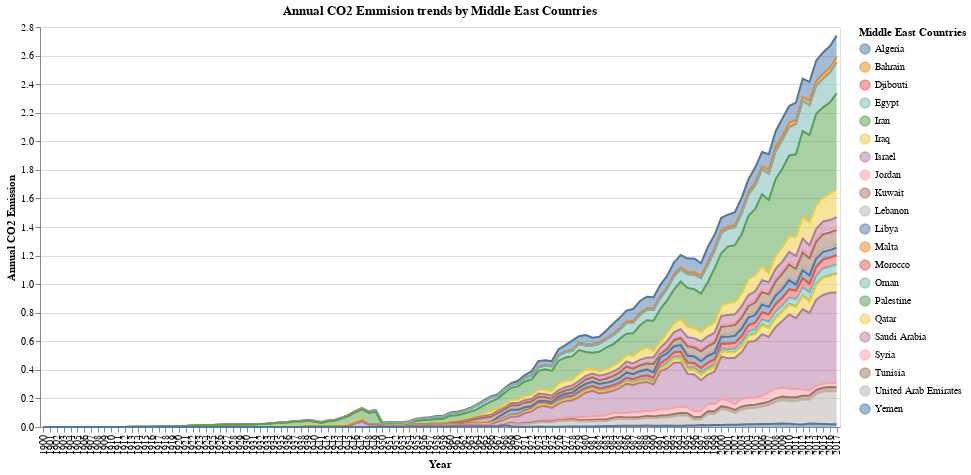

The notebook cell saved with this chart:
### Markdown cell above
### Middle East Countries
* Since there from the early 20th century a slow industial revolution has been started on these middle eastern countries, which lead to some amount of CO2 emission in some countries like egypt and Iran.
* Although these regions are mainly desert areas, but one cannot deny its enrichment in petroleum resources.
* From early 1970s, it has been observed that countries like Iran and Saudi Arabia has accelerated there use of fossil fuels for energy production/generation, which lead to a significant amount of CO2 emission by these countries.
* Some other countries which was developing in the 20th century like UAE and Egypt has produced considerable amount of CO2 into the atmosphere.

### Code cell
country_bind = alt.binding_select(options=[None,'Algeria', 'Bahrain', 'Djibouti', 'Egypt', 'Iran', 'Iraq', 'Israel', 
            'Jordan', 'Kuwait', 'Lebanon', 'Libya', 'Malta', 'Morocco', 'Oman', 'Qatar', 
            'Saudi Arabia', 'Syria', 'Tunisia', 'United Arab Emirates', 'Palestine','Yemen'])

country_sl = alt.selection_single(fields=['Entity'], bind=country_bind, name="Country", clear='click')

alt.Chart(df_me).mark_area(opacity=0.5, line=True).encode(
    x = alt.X('Year:O', title='Year'),
    y = alt.Y('Annual_Emissions(billion tonnes)', title = 'Annual CO2 Emission'),
    color = alt.Color('Entity', title = 'Middle East Countries'),
    tooltip = ['Entity', 'Annual_Emissions(billion tonnes)', 'Year']
).properties(
    width =800,
    height = 400,
    title = 'Annual CO2 Emmision trends by Middle East Countries').add_selection(country_sl).transform_filter(country_sl)

### Figure 1 — Vega-Lite specification as saved in the notebook (floating-point values rounded to 4 significant figures; data arrays with more than 128 entries replaced by an {"elided": "..."} marker saying what was removed)
{"config": {"view": {"continuousWidth": 400, "continuousHeight": 300}}, "data": {"name": "data-d9afad6455770b5737ad3036886cacdb"}, "mark": {"type": "area", "line": true, "opacity": 0.5}, "encoding": {"color": {"type": "nominal", "field": "Entity", "title": "Middle East Countries"}, "tooltip": [{"type": "nominal", "field": "Entity"}, {"type": "quantitative", "field": "Annual_Emissions(billion tonnes)"}, {"type": "quantitative", "field": "Year"}], "x": {"type": "ordinal", "field": "Year", "title": "Year"}, "y": {"type": "quantitative", "field": "Annual_Emissions(billion tonnes)", "title": "Annual CO2 Emission"}}, "height": 400, "selection": {"Country": {"type": "single", "fields": ["Entity"], "bind": {"input": "select", "options": [null, "Algeria", "Bahrain", "Djibouti", "Egypt", "Iran", "Iraq", "Israel", "Jordan", "Kuwait", "Lebanon", "Libya", "Malta", "Morocco", "Oman", "Qatar", "Saudi Arabia", "Syria", "Tunisia", "United Arab Emirates", "Palestine", "Yemen"]}, "clear": "click"}}, "title": "Annual CO2 Emmision trends by Middle East Countries", "transform": [{"filter": {"selection": "Country"}}], "width": 800, "$schema": "https://vega.github.io/schema/vega-lite/v4.8.1.json", "datasets": {"data-d9afad6455770b5737ad3036886cacdb": {"elided": "1657 records"}}}
